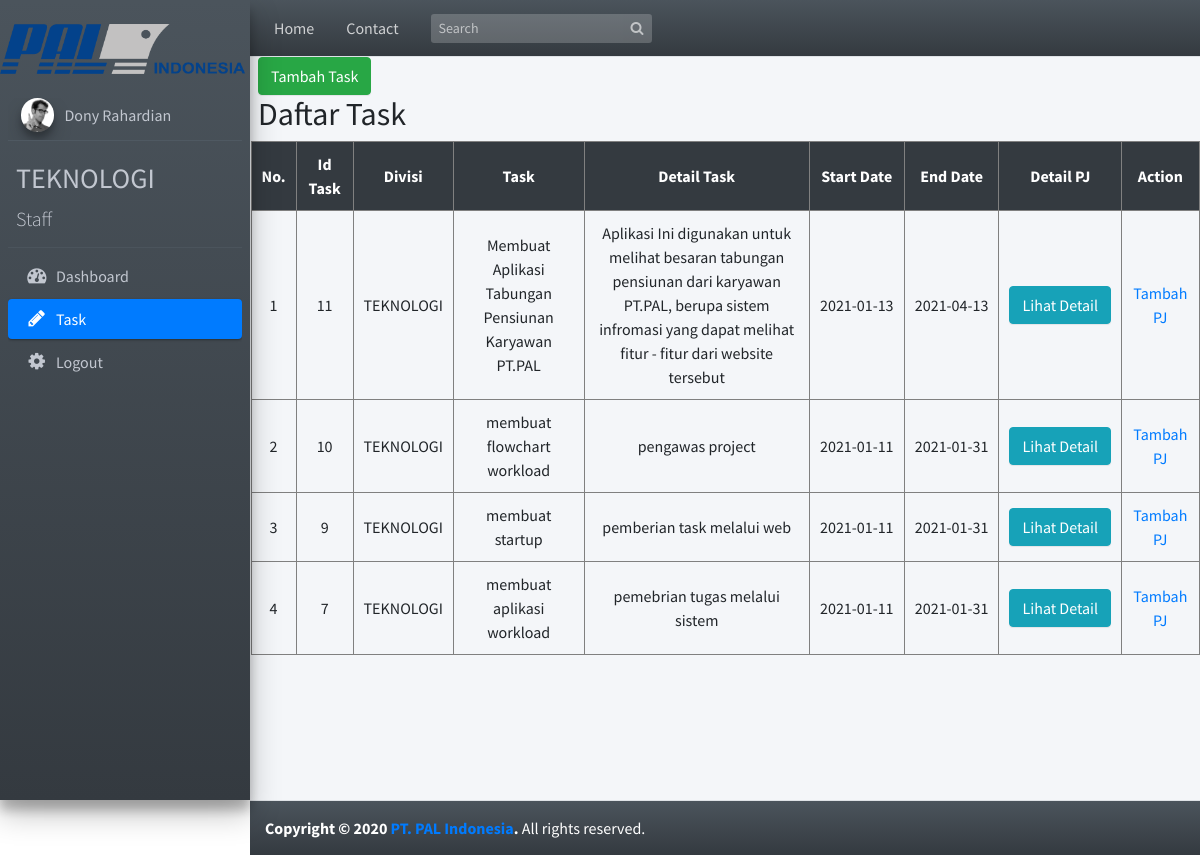
Page /pages/user_1/dashboard_1.php?task (signed in) on the earlier database version.
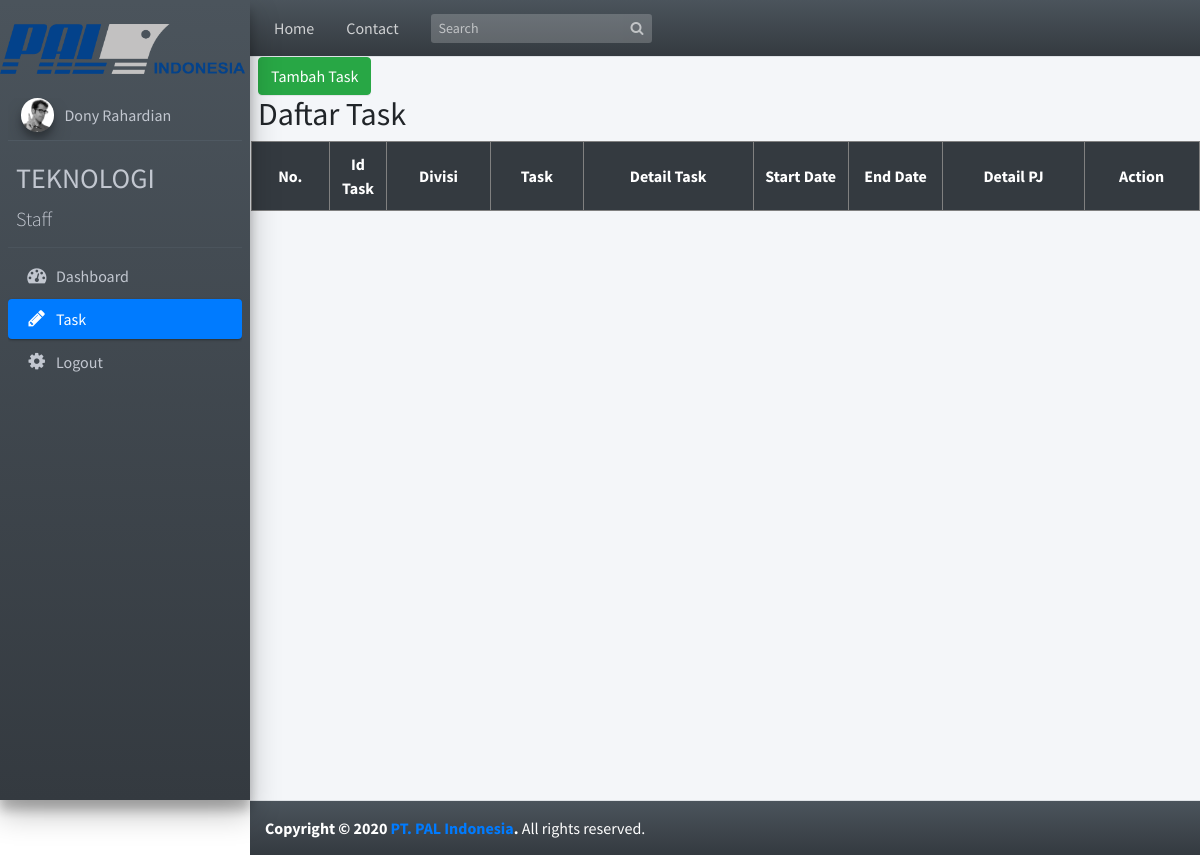
Same page on the later database version.
### tables this page shows
CREATE TABLE `tabel_task` (
  `id_task` int(11) NOT NULL,
  `divisi` varchar(255) NOT NULL,
  `task` varchar(255) NOT NULL,
  `detail_task` varchar(255) NOT NULL,
  `start_date` date NOT NULL,
  `end_date` date NOT NULL
);

### pages/user_1/daftar_task.php (the view, shortened to what this page needs)
<?php
  $no=1;
  $connect = mysqli_connect("localhost", "root", "", "magang_pal");
  $query = "SELECT * FROM tabel_task WHERE divisi='$_SESSION[divisi]' ORDER BY id_task DESC";
  $result = mysqli_query($connect, $query);
?>
<button type="button" name="age" id="age" data-toggle="modal" data-target="#create_task_modal"
      class="btn btn-success">Tambah Task</button>
<h2>Daftar Task</h2>
      <div class="panel panel-flat">
        <div class="row mb-2">
          <div class="table-responsive">
            <div id="daftar_task">
              <table border="1" cellpadding="10" style="text-align:center;">
                <tr bgcolor="#343a40"  style="color:#ffffff;">
                  <th >No.</th>
                  <th width="6%" >Id Task</th>
                  <th >Divisi</th>
                  <th >Task</th>
                  <th >Detail Task</th>
                  <th width="10%">Start Date</th>
                  <th width="10%">End Date</th>
                  <th>Detail PJ</th>
                  <th>Action</th>
                </tr>
                <?php
                  while($row = mysqli_fetch_array($result))
                  {
                  ?>
                  <tr>
                    <td><?php echo $no ?></td>
                    <td><?php echo $row['id_task'] ?></td>
                    <td><?php echo $row['divisi'] ?></td>
                    <td><?php echo $row['task'] ?></td>
                    <td><?php echo $row['detail_task'] ?></td>
                    <td><?php echo $row['start_date'] ?></td>
                    <td><?php echo $row['end_date']?></td>
                    <td><input type="button" name="view" value="Lihat Detail" id="<?php echo $row["id_task"]; ?>" class="btn btn-info btn-xs view_data" /></td>
                    <td><a href="tambah_pj.php" type="button" value="Tambah PJ">Tambah PJ</a></td>
                  </tr>
                  <?php $no++;
                  }
                ?>
              </table>
            </div>
          </div>
        </div>
      </div>
</div>
</div>

Differences in the rows shown:
removed tabel_task: id_task "11", divisi "TEKNOLOGI", task "Membuat Aplikasi Tabungan Pensiunan Karyawan PT.PAL", detail_task "Aplikasi Ini digunakan untuk melihat besaran tabungan pensiunan dari karyawan PT.PAL, berupa sistem infromasi yang dapat melihat fitur - fitur dari website tersebut", start_date "2021-01-13", end_date "2021-04-13"
removed tabel_task: id_task "10", divisi "TEKNOLOGI", task "membuat flowchart workload", detail_task "pengawas project", start_date "2021-01-11", end_date "2021-01-31"
removed tabel_task: id_task "9", divisi "TEKNOLOGI", task "membuat startup", detail_task "pemberian task melalui web", start_date "2021-01-11", end_date "2021-01-31"
removed tabel_task: id_task "7", divisi "TEKNOLOGI", task "membuat aplikasi workload", detail_task "pemebrian tugas melalui sistem", start_date "2021-01-11", end_date "2021-01-31"
